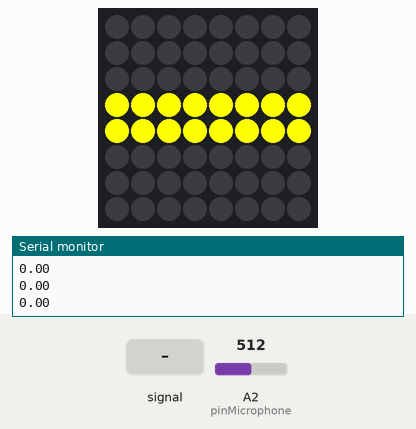
Recording of a sketch running on a simulated Arduino Uno, built with avr-gcc and run on an emulated ATmega328P. On the bench: 8×8 RGB LED matrix (first LED top left, wired row by row), the last lines printed to the serial monitor. The inputs (shaded band) are chosen by the test bench; at power-on: A2 (pinMicrophone) = 512.

Above: at 1.2 s.
1.3 s: A2 (pinMicrophone) fed a 200 Hz sine of ±460 counts around its level
At 2.6 s:
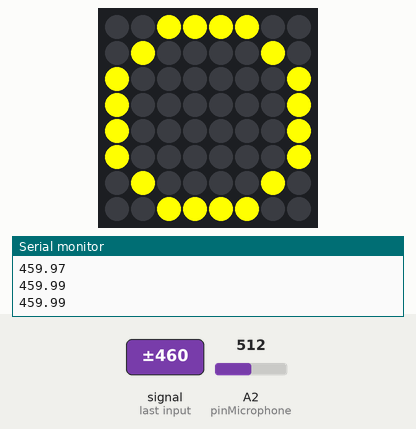
2.9 s: A2 (pinMicrophone) set to 240
At 4.3 s:
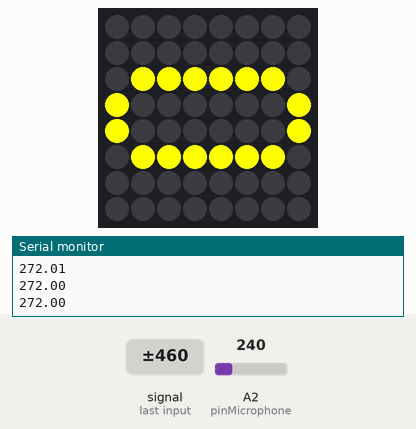
Timing chart, 0 to 5.9 s (numbered marks = the images above; inputs shaded):
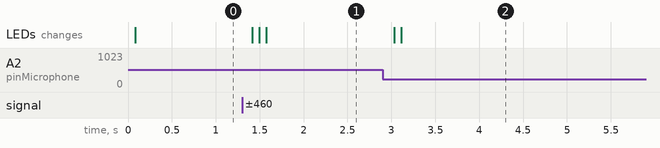

The sketch:

mask.ino
```cpp
#include <Adafruit_NeoPixel.h>
#include <Adafruit_NeoMatrix.h>
#include <gamma.h>

#define lengthof(A) ((sizeof((A))/sizeof((A)[0])))

const PROGMEM uint8_t mouth_0[8][8] = {
  {0, 0, 0, 0, 0, 0, 0, 0},
  {0, 0, 0, 0, 0, 0, 0, 0},
  {0, 0, 0, 0, 0, 0, 0, 0},
  {6, 6, 6, 6, 6, 6, 6, 6},
  {6, 6, 6, 6, 6, 6, 6, 6},
  {0, 0, 0, 0, 0, 0, 0, 0},
  {0, 0, 0, 0, 0, 0, 0, 0},
  {0, 0, 0, 0, 0, 0, 0, 0}
};

const PROGMEM uint8_t mouth_4[8][8] = {
  {0, 0, 6, 6, 6, 6, 0, 0},
  {0, 6, 0, 0, 0, 0, 6, 0},
  {6, 0, 0, 0, 0, 0, 0, 6},
  {6, 0, 0, 0, 0, 0, 0, 6},
  {6, 0, 0, 0, 0, 0, 0, 6},
  {6, 0, 0, 0, 0, 0, 0, 6},
  {0, 6, 0, 0, 0, 0, 6, 0},
  {0, 0, 6, 6, 6, 6, 0, 0}
};

const PROGMEM uint8_t mouth_3[8][8] = {
  {0, 0, 0, 0, 0, 0, 0, 0},
  {0, 0, 6, 6, 6, 6, 0, 0},
  {0, 6, 0, 0, 0, 0, 6, 0},
  {6, 0, 0, 0, 0, 0, 0, 6},
  {6, 0, 0, 0, 0, 0, 0, 6},
  {0, 6, 0, 0, 0, 0, 6, 0},
  {0, 0, 6, 6, 6, 6, 0, 0},
  {0, 0, 0, 0, 0, 0, 0, 0}
};

const PROGMEM uint8_t mouth_2[8][8] = {
  {0, 0, 0, 0, 0, 0, 0, 0},
  {0, 0, 0, 0, 0, 0, 0, 0},
  {0, 6, 6, 6, 6, 6, 6, 0},
  {6, 0, 0, 0, 0, 0, 0, 6},
  {6, 0, 0, 0, 0, 0, 0, 6},
  {0, 6, 6, 6, 6, 6, 6, 0},
  {0, 0, 0, 0, 0, 0, 0, 0},
  {0, 0, 0, 0, 0, 0, 0, 0}
};

const PROGMEM uint8_t mouth_1[8][8] = {
  {0, 0, 0, 0, 0, 0, 0, 0},
  {0, 0, 0, 0, 0, 0, 0, 0},
  {0, 0, 0, 6, 6, 0, 0, 0},
  {6, 6, 6, 0, 0, 6, 6, 6},
  {6, 6, 6, 0, 0, 6, 6, 6},
  {0, 0, 0, 6, 6, 0, 0, 0},
  {0, 0, 0, 0, 0, 0, 0, 0},
  {0, 0, 0, 0, 0, 0, 0, 0}
};

const PROGMEM uint8_t mouth_smile[8][8] = {
  {0, 0, 0, 0, 0, 0, 0, 0},
  {0, 0, 0, 0, 0, 0, 0, 0},
  {6, 0, 0, 0, 0, 0, 0, 6},
  {6, 6, 0, 0, 0, 0, 6, 6},
  {0, 6, 6, 6, 6, 6, 6, 0},
  {0, 0, 6, 6, 6, 6, 0, 0},
  {0, 0, 0, 0, 0, 0, 0, 0},
  {0, 0, 0, 0, 0, 0, 0, 0}
};

#define PIN 3
const int pinMicrophone = 2;

uint16_t palette[8] = {};
Adafruit_NeoMatrix matrix = Adafruit_NeoMatrix(8, 8, PIN,
                            NEO_MATRIX_BOTTOM     + NEO_MATRIX_RIGHT +
                            NEO_MATRIX_ROWS    + NEO_MATRIX_ZIGZAG,
                            NEO_GRB            + NEO_KHZ800);

void drawImage(short image_addr) {
  for (int x = 0; x < 8; x++) {
    for (int y = 0; y < 8; y++) {
      uint8_t index = pgm_read_byte(image_addr + x + y * 8);
      matrix.drawPixel(x, y, palette[index]);
    }
  }

  matrix.show();
}

void setup() {
  matrix.begin();
  palette[0] = matrix.Color(0, 0, 0);
  palette[1] = matrix.Color(255, 0, 0);
  palette[2] = matrix.Color(0, 255, 0);
  palette[3] = matrix.Color(0, 0, 255);
  palette[4] = matrix.Color(0, 255, 255);
  palette[5] = matrix.Color(255, 0, 255);
  palette[6] = matrix.Color(255, 255, 0);
  palette[7] = matrix.Color(255, 255, 255);
  //pinMode (pinMicrophone, INPUT);
  Serial.begin(9600);
}

const uint16_t samples = 128;
float vol = 0;
int pop_detection = 0;
bool smiling = false;
unsigned long smiletimer = 0;
unsigned long last_face = 0;


void loop() {
  float nvol = 0;
    int previous_peak = -1;

    for (int i = 0; i<samples; i++){
        auto analog = analogRead(pinMicrophone);
        auto micline = abs(analog - 512);

        nvol = max(micline, nvol);
    }

    vol = (nvol + 1.0*vol)/2.0;
    Serial.println(vol);
    if(nvol > 200){
        pop_detection += 1;
        if(pop_detection > 2) {
            smiling = false;
            last_face = millis();
        }
    } else {
        if(pop_detection > 0 && pop_detection <= 2) {
            if(millis() > last_face + 500){
                smiling = true;
                smiletimer = millis() + 2000;
            }
        }
        pop_detection = 0;
    }

    if(millis() > smiletimer) smiling = false;

    if(smiling){
        drawImage((short)mouth_smile);
    } else if(vol < 225){
        drawImage((short)mouth_0);
    } else if(vol < 250){
        drawImage((short)mouth_1);
    } else if(vol < 350){
        drawImage((short)mouth_2);
    } else if(vol < 380){
        drawImage((short)mouth_3);
    } else {
        drawImage((short)mouth_4);
    }
}
```

Measured:
- after the input at 1.3 s, the LEDs: first change after 0.11 s (image 1 shows a later state)
- after the input at 2.9 s, the LEDs: first change after 0.13 s (image 2 shows a later state)
